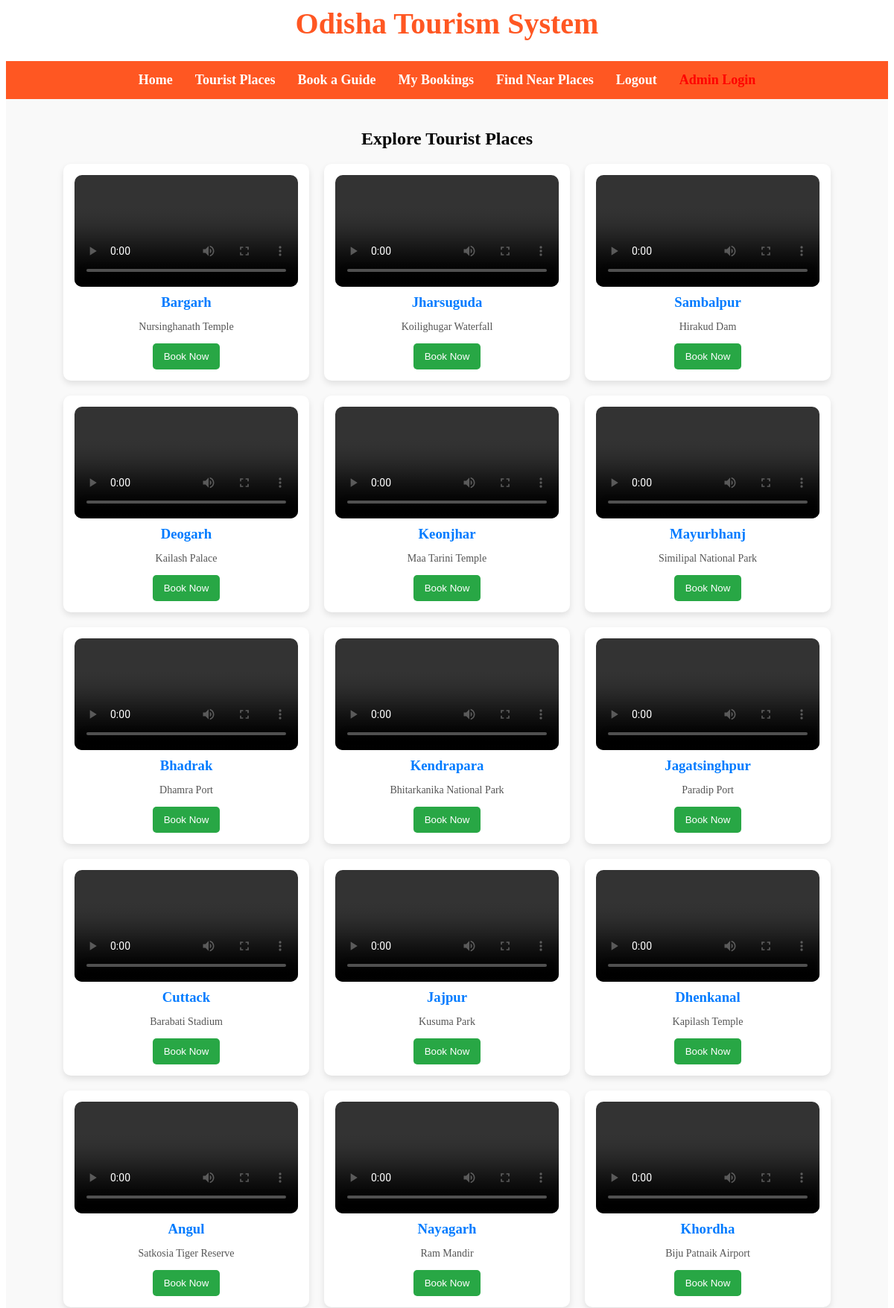
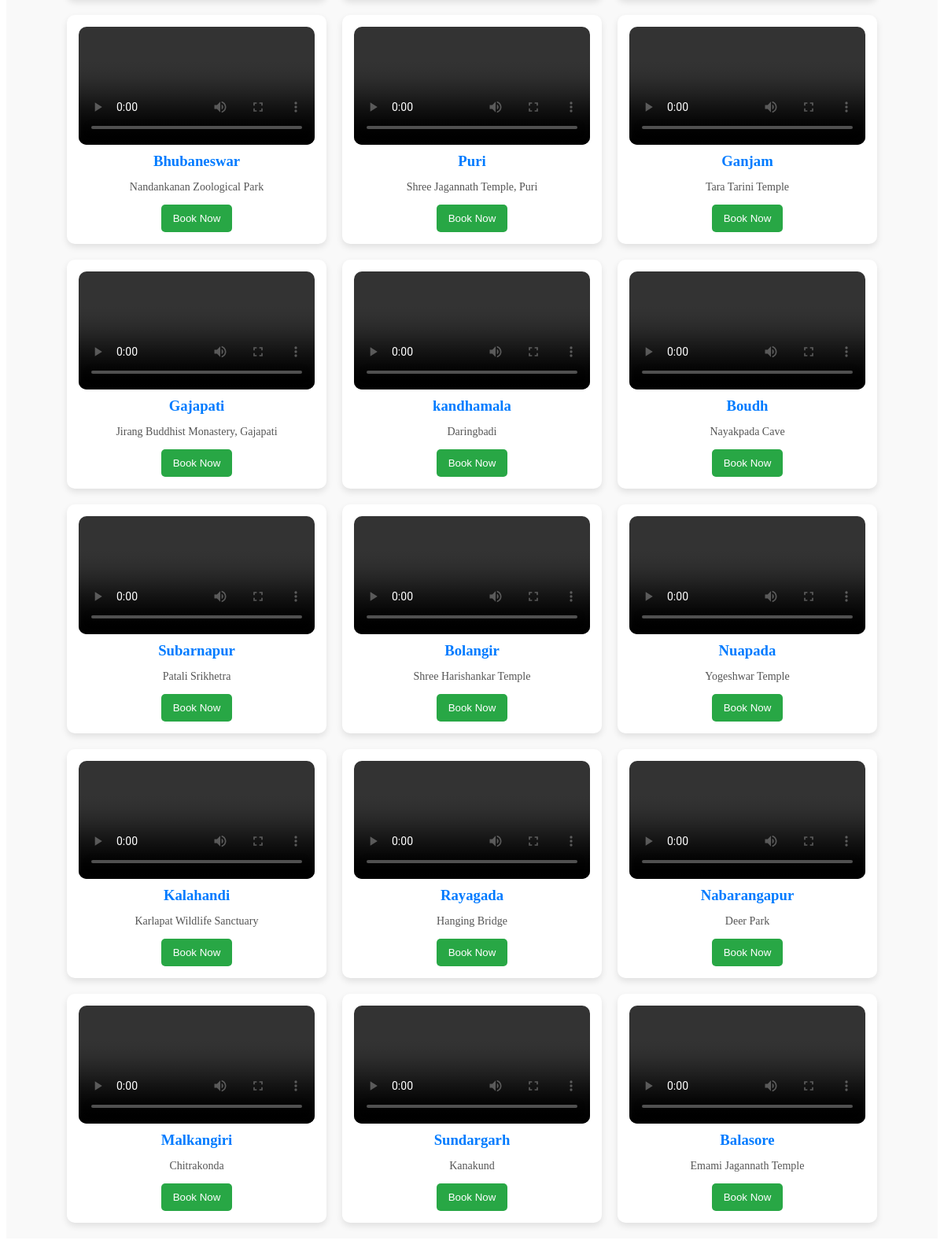
/gallery.php (signed in), run on the app's committed database (2 pictures, top to bottom).
### tables this page shows
CREATE TABLE `tourist_places` (
  `id` int(11) NOT NULL,
  `name` varchar(150) NOT NULL,
  `description` text NOT NULL,
  `media` varchar(255) NOT NULL,
  `photo` varchar(255) NOT NULL,
  `latitude` decimal(10,8) DEFAULT NULL,
  `longitude` decimal(11,8) DEFAULT NULL
);

### gallery.php (the view, shortened to what this page needs)
<?php
include 'db_connect.php';
$sql = "SELECT * FROM tourist_places";
$result = $conn->query($sql);
?>
</head>
<body>
    <header>
        <h1>Odisha Tourism System</h1>
        <nav>
            <ul>
                <li><a href="index.php">Home</a></li>
                <li><a href="gallery.php">Tourist Places</a></li>
                <li><a href="guide_booking.php">Book a Guide</a></li>
                <li><a href="my_booking.php">My Bookings</a></li>
                <li><a href="near_places.php">Find Near Places</a></li>
                <?php if (isset($_SESSION['user_id'])) { ?>
                    <li><a href="logout.php">Logout</a></li>
                <?php } else { ?>
                    <li><a href="login.php">Login</a></li>
                    <li><a href="register.php">Register</a></li>
                <?php } ?>
                <li><a href="admin_login.php" style="color: red; font-weight: bold;">Admin Login</a></li>
            </ul>
        </nav>
    </header>
<section id="gallery">
    <h2>Explore Tourist Places</h2>
    <div class="gallery-container">
        <?php while ($row = $result->fetch_assoc()) { ?>
            <div class="place-card">
                <?php if (pathinfo($row['media'], PATHINFO_EXTENSION) === 'mp4') { ?>
                    <video controls>
                        <source src="videos/<?php echo htmlspecialchars($row['media']); ?>" type="video/mp4">
                    </video>
                <?php } else { ?>
                    <img src="images/<?php echo htmlspecialchars($row['photo']); ?>" alt="<?php echo htmlspecialchars($row['name']); ?>">
                <?php } ?>
                <h3><?php echo htmlspecialchars($row['name']); ?></h3>
                <p><?php echo htmlspecialchars($row['description']); ?></p>
                <button class="book-btn" onclick="bookTour(<?php echo $row['id']; ?>)">Book Now</button>
            </div>
        <?php } ?>
    </div>
</section>

### gallery.php (style rules this page uses)
h1 { color: #ff5722; text-align: center; font-size: 2.5rem; }
nav { background: #ff5722; padding: 15px; text-align: center; }
nav ul { list-style: none; padding: 0; margin: 0; display: flex; justify-content: center; }
nav ul li { margin: 0 15px; }
nav ul li a { color: white; text-decoration: none; font-size: 18px; font-weight: bold; }
#gallery { text-align: center; padding: 20px; background: #f9f9f9; }
.gallery-container { display: flex; flex-wrap: wrap; justify-content: center; gap: 20px; }
.place-card { background: white; border-radius: 10px; box-shadow: 0 4px 8px rgba(0, 0, 0, 0.1); overflow: hidden; width: 300px; padding: 15px; text-align: center; }
.place-card img, .place-card video { width: 100%; border-radius: 10px; }
.place-card h3 { margin: 10px 0; color: #007bff; }
.place-card p { font-size: 14px; color: #555; }
.book-btn { background: #28a745; color: white; border: none; padding: 10px 15px; cursor: pointer; border-radius: 5px; }

### data on the page
tourist_places: name "Bargarh", description "Nursinghanath Temple"
tourist_places: name "Jharsuguda", description "Koilighugar Waterfall"
tourist_places: name "Sambalpur", description "Hirakud Dam"
tourist_places: name "Deogarh", description "Kailash Palace"
tourist_places: name "Keonjhar", description "Maa Tarini Temple"
tourist_places: name "Mayurbhanj", description "Similipal National Park"
tourist_places: name "Bhadrak", description "Dhamra Port"
tourist_places: name "Kendrapara", description "Bhitarkanika National Park"
tourist_places: name "Jagatsinghpur", description "Paradip Port"
tourist_places: name "Cuttack", description "Barabati Stadium"
tourist_places: name "Jajpur", description "Kusuma Park"
tourist_places: name "Dhenkanal", description "Kapilash Temple"
tourist_places: name "Angul", description "Satkosia Tiger Reserve"
tourist_places: name "Nayagarh", description "Ram Mandir"
tourist_places: name "Khordha", description "Biju Patnaik Airport"
tourist_places: name "Bhubaneswar", description "Nandankanan Zoological Park"
tourist_places: name "Puri", description "Shree Jagannath Temple, Puri"
tourist_places: name "Ganjam", description "Tara Tarini Temple"
tourist_places: name "Gajapati", description "Jirang Buddhist Monastery, Gajapati"
tourist_places: name "kandhamala", description "Daringbadi"
tourist_places: name "Boudh", description "Nayakpada Cave"
tourist_places: name "Subarnapur", description "Patali Srikhetra"
tourist_places: name "Bolangir", description "Shree Harishankar Temple"
tourist_places: name "Nuapada", description "Yogeshwar Temple"
tourist_places: name "Kalahandi", description "Karlapat Wildlife Sanctuary"
tourist_places: name "Rayagada", description "Hanging Bridge"
tourist_places: name "Nabarangapur", description "Deer Park"
tourist_places: name "Malkangiri", description "Chitrakonda"
tourist_places: name "Sundargarh", description "Kanakund"
tourist_places: name "Balasore", description "Emami Jagannath Temple"
